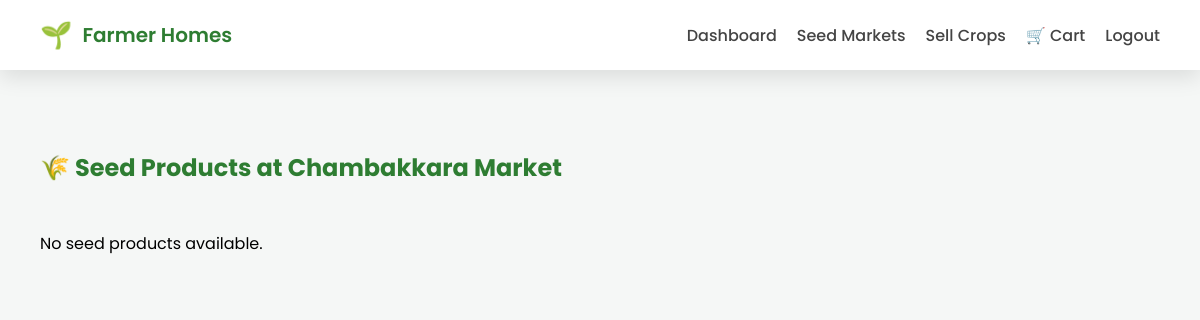
The app's page /markets/market/3/products/, older data.
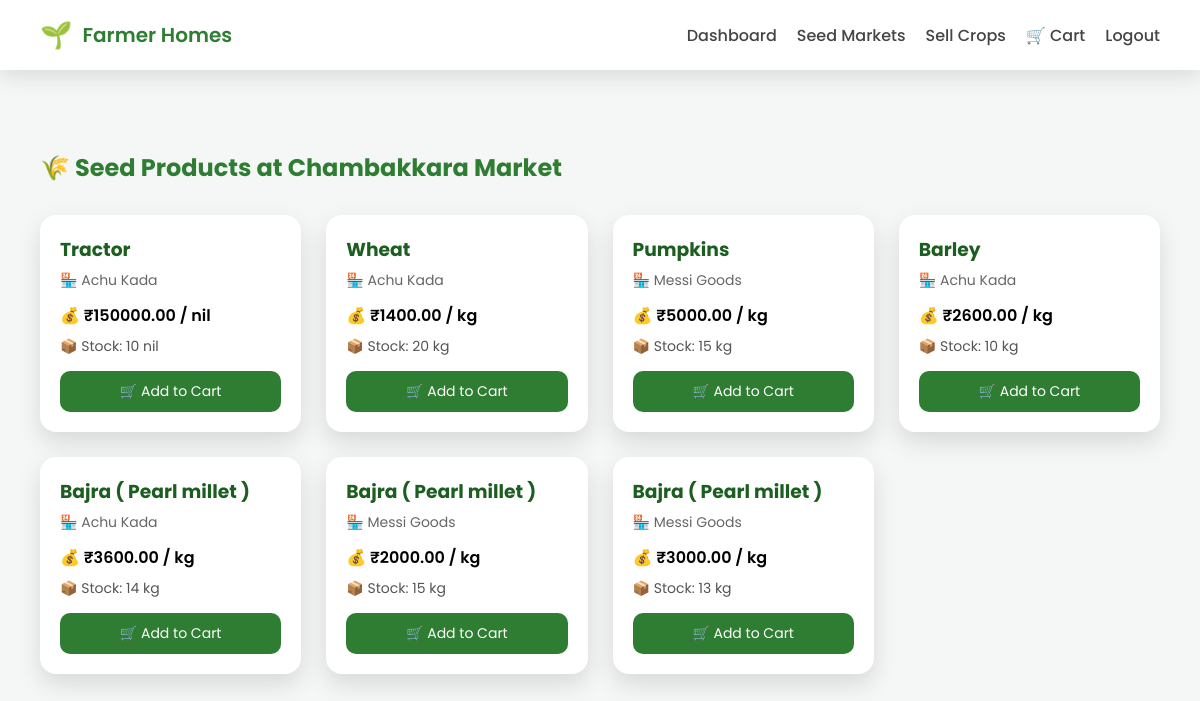
The same page, newer data.
### buyersapp/models.py (models this page shows, shortened)
class BuyerSellProduct(models.Model):
    buyer = models.ForeignKey(
        BuyerProfile,
        on_delete=models.CASCADE,
        related_name="shop_products"
    )
    market = models.ForeignKey(
    Market,
    on_delete=models.CASCADE,
    related_name="buyer_sell_products"
    )
    product = models.ForeignKey(
        Product,
        on_delete=models.CASCADE,
        related_name="sold_by_buyers"
    )
    price = models.DecimalField(max_digits=8, decimal_places=2)
    stock_quantity = models.PositiveIntegerField()
    unit = models.CharField(max_length=20, default="kg")
    is_available = models.BooleanField(default=True)
    created_at = models.DateTimeField(auto_now_add=True)

### products/models.py (models this page shows, shortened)
class Product(models.Model):
    SEASON_CHOICES = [
        ('Kharif', 'Kharif'),
        ('Rabi', 'Rabi'),
        ('Zaid', 'Zaid'),
        ('All', 'All Seasons'),
    ]
    name = models.CharField(max_length=120)
    category = models.ForeignKey(
        ProductCategory,
        on_delete=models.CASCADE,
        related_name="products"
    )
    season = models.CharField(
        max_length=20,
        choices=SEASON_CHOICES,
        default="All"
    )
    product_type = models.CharField(
        max_length=100,
        help_text="Hybrid, Organic, BT, Equipment Type"
    )
    description = models.TextField()
    image = models.ImageField(upload_to="products/", blank=True, null=True)
    price = models.DecimalField(
        max_digits=8,
        decimal_places=2,
        blank=True,
        null=True
    )
    is_active = models.BooleanField(default=True)
    created_at = models.DateTimeField(auto_now_add=True)

### farmersaccapp/models.py (models this page shows, shortened)
class BuyerProfile(models.Model):
    user = models.OneToOneField(
        AllUser,
        on_delete=models.CASCADE,
        related_name='buyer_profile'
    )
    business_name = models.CharField(max_length=150, blank=True, null=True)
    gst_number = models.CharField(max_length=30, blank=True, null=True)
    is_exporter = models.BooleanField(default=False)

class AllUser(models.Model):
    ROLE_CHOICES = (
        ('farmer', 'Farmer'),
        ('buyer', 'Buyer / Wholesaler / Exporter'),
        ('admin', 'Admin'),
    )
    username = models.CharField(max_length=150, unique=True)
    email = models.EmailField(unique=True)
    phone = models.CharField(max_length=15, unique=True)
    password = models.CharField(max_length=255)
    role = models.CharField(max_length=20, choices=ROLE_CHOICES)
    reset_token = models.CharField(max_length=100, null=True, blank=True)
    reset_token_created = models.DateTimeField(null=True, blank=True)
    is_approved = models.BooleanField(default=False)
    rejection_reason = models.TextField(blank=True, null=True)
    is_active = models.BooleanField(default=True)
    created_at = models.DateTimeField(default=timezone.now)

### markets/views.py (the view)
# urls.py: path("market/<int:market_id>/products/", views.market_products, name="market_products"),
def market_products(request, market_id):
    market = get_object_or_404(Market, id=market_id)
    category = request.GET.get("category")
    products = BuyerSellProduct.objects.filter(
        market=market
    ).select_related(
        "product",
        "buyer",
        "buyer__user"
    )
    if category:
        products = products.filter(
            product__category__key=category
        )
    products = products.filter(is_available=True)
    return render(request, "markets/market_products.html", {
        "market": market,
        "products": products
    })

### templates/markets/market_products.html (shortened to what this page needs)
<!DOCTYPE html>
<html lang="en">
<head>
</head>
<body>
    <div class="navbar">
        <div class="nav-left">
            <span class="logo">🌱</span>
            <span class="brand">Farmer Homes</span>
        </div>
        <div class="nav-links">
            <a href="{% url 'user_dashboard' %}">Dashboard</a>
            <a href="{% url 'seed_markets' %}" class="active">Seed Markets</a>
            <a href="{% url 'nearest_markets' %}">Sell Crops</a>
            <a href="{% url 'view_cart' %}" style="position:relative;">
                🛒 Cart
            </a>
            <a href="{% url 'logout' %}">Logout</a>
        </div>
    </div>
    <div class="container">
        <h2>🌾 Seed Products at {{ market.name }}</h2>
        <div class="grid">
            {% for item in products %}
            <div class="product-card">
                <h3>{{ item.product.name }}</h3>
                <div class="seller">
                    🏪
                    {{ item.buyer.business_name|default:item.buyer.user.username }}
                </div>
                <div class="price">
                    💰 ₹{{ item.price }} / {{ item.unit }}
                </div>
                <div class="stock {% if item.stock_quantity <= 5 %}low-stock{% endif %}">
                    📦 Stock: {{ item.stock_quantity }} {{ item.unit }}
                </div>
                <form method="post" action="{% url 'add_to_cart' item.id %}">
                    <button class="buy-btn">
                        🛒 Add to Cart
                    </button>
                </form>
            </div>
            {% empty %}
            <p>No seed products available.</p>
            {% endfor %}
        </div>
    </div>
</body>
</html>

Row changes from the older to the newer data that the page shows:
added BuyerSellProduct: product.name "Tractor", buyer.business_name "Achu Kada", price "150000.00", unit "nil", stock_quantity "10"
added BuyerSellProduct: product.name "Wheat", buyer.business_name "Achu Kada", price "1400.00", unit "kg", stock_quantity "20"
added BuyerSellProduct: product.name "Pumpkins", buyer.business_name "Messi Goods", price "5000.00", unit "kg", stock_quantity "15"
added BuyerSellProduct: product.name "Barley", buyer.business_name "Achu Kada", price "2600.00", unit "kg", stock_quantity "10"
added BuyerSellProduct: product.name "Bajra ( Pearl millet )", buyer.business_name "Achu Kada", price "3600.00", unit "kg", stock_quantity "14"
added BuyerSellProduct: product.name "Bajra ( Pearl millet )", buyer.business_name "Messi Goods", price "2000.00", unit "kg", stock_quantity "15"
added BuyerSellProduct: product.name "Bajra ( Pearl millet )", buyer.business_name "Messi Goods", price "3000.00", unit "kg", stock_quantity "13"
Text that changed along with them:
text no longer shown: "No seed products available."
